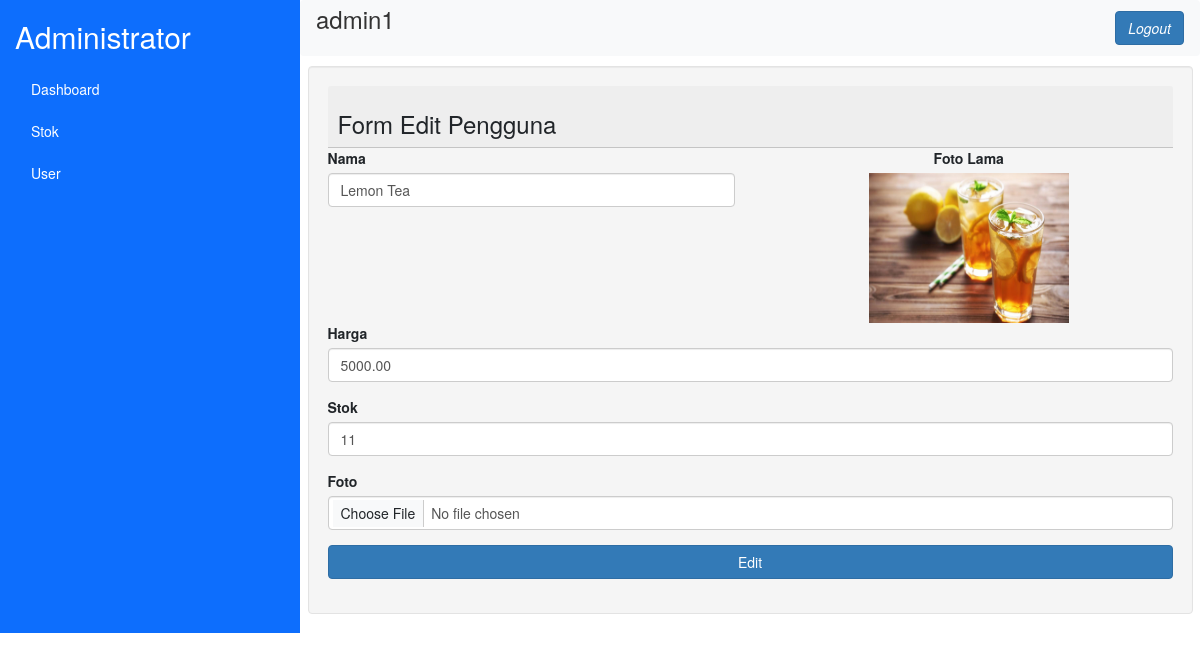
Page /petugas/index.php?page=edit-produk&ProdukID=2 (signed in) on the committed database.
### tables this page shows
CREATE TABLE `produk` (
  `ProdukID` int(11) NOT NULL,
  `NamaProduk` varchar(255) NOT NULL,
  `Harga` decimal(10,2) NOT NULL,
  `Stok` int(11) NOT NULL,
  `Foto` text NOT NULL
);

### petugas/edit-produk.php (the view, shortened to what this page needs)
<?php
    include "../koneksi/koneksi.php";
    $id = $_GET['ProdukID'];
    $result = mysqli_query($con, "SELECT * FROM produk WHERE ProdukID=$id");
    $produk_data = mysqli_fetch_assoc($result);
?>
<div class="row justify-content-center">
    <div class="col-sm4">
        <div class="card well">
            <div class="card-header">
                <h3 class="card-title">Form Edit Pengguna</h3>
            </div>
            <div class="body">
                <form action="" method="post" enctype="multipart/form-data">
                    <div class="row">
                        <div class="form-group col-md-6">
                            <label for="" class="form-label">Nama</label>
                            <input type="text" name="namaProduk" class="form-control" id="" value="<?php echo $produk_data['NamaProduk']; ?>">
                        </div>
                        <div class="image-top-content col-md-6">
                            <center><label for="">Foto Lama</label></center>
                            <center><img src="../foto/<?php echo $produk_data['Foto'] ?>" alt="Foto Produk Lama" width="200" height="150"></center>
                        </div>
                    </div>
                    <div class="form-group">
                        <label for="" class="form-label">Harga</label>
                        <input type="number" name="harga" class="form-control" id="" value="<?php echo $produk_data['Harga']; ?>">
                    </div>
                    <div class="form-group">
                        <label for="" class="form-label">Stok</label>
                        <input type="number" name="stok" class="form-control" id="" value="<?php echo $produk_data['Stok']; ?>">
                    </div>
                    <div class="form-group">
                        <label for="" class="form-label">Foto</label>
                        <input type="file" name="foto" class="form-control" id="" value="<?php echo $produk_data['Foto']; ?>">
                    </div>
                    <div class="form-group">
                        <button type="submit" name="Update" class="btn btn-block btn-primary" id="">Edit</button>
                    </div>
                </form>
            </div>
        </div>
    </div>
</div>

### rows in the picture
produk: namaProduk "Lemon Tea", Foto (picture), harga "5000.00", stok "11"

### other values in the picture
$level "Administrator"
$username "admin1"
